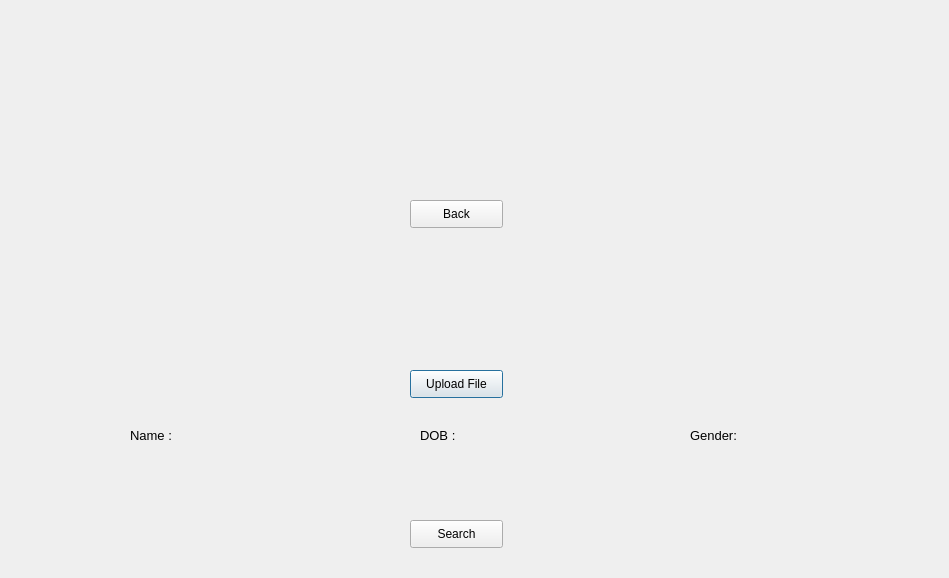
<?xml version="1.0" encoding="UTF-8"?>
<ui version="4.0">
 <class>Dialog</class>
 <widget class="QDialog" name="Dialog">
  <property name="geometry">
   <rect>
    <x>0</x>
    <y>0</y>
    <width>949</width>
    <height>578</height>
   </rect>
  </property>
  <property name="windowTitle">
   <string>Dialog</string>
  </property>
  <widget class="QLabel" name="nameLabel">
   <property name="geometry">
    <rect>
     <x>130</x>
     <y>420</y>
     <width>71</width>
     <height>31</height>
    </rect>
   </property>
   <property name="font">
    <font>
     <pointsize>10</pointsize>
    </font>
   </property>
   <property name="text">
    <string>Name :</string>
   </property>
  </widget>
  <widget class="QPushButton" name="uploadButton">
   <property name="geometry">
    <rect>
     <x>410</x>
     <y>370</y>
     <width>93</width>
     <height>28</height>
    </rect>
   </property>
   <property name="text">
    <string>Upload File</string>
   </property>
  </widget>
  <widget class="QPushButton" name="searchButton">
   <property name="geometry">
    <rect>
     <x>410</x>
     <y>520</y>
     <width>93</width>
     <height>28</height>
    </rect>
   </property>
   <property name="text">
    <string>Search</string>
   </property>
  </widget>
  <widget class="QLabel" name="userImage">
   <property name="geometry">
    <rect>
     <x>100</x>
     <y>70</y>
     <width>221</width>
     <height>261</height>
    </rect>
   </property>
   <property name="text">
    <string/>
   </property>
  </widget>
  <widget class="QLabel" name="gifImage">
   <property name="geometry">
    <rect>
     <x>610</x>
     <y>70</y>
     <width>221</width>
     <height>261</height>
    </rect>
   </property>
   <property name="text">
    <string/>
   </property>
  </widget>
  <widget class="QLabel" name="dobLabel">
   <property name="geometry">
    <rect>
     <x>420</x>
     <y>420</y>
     <width>71</width>
     <height>31</height>
    </rect>
   </property>
   <property name="font">
    <font>
     <pointsize>10</pointsize>
    </font>
   </property>
   <property name="text">
    <string>DOB :</string>
   </property>
  </widget>
  <widget class="QLabel" name="genderLabel">
   <property name="geometry">
    <rect>
     <x>690</x>
     <y>420</y>
     <width>71</width>
     <height>31</height>
    </rect>
   </property>
   <property name="font">
    <font>
     <pointsize>10</pointsize>
    </font>
   </property>
   <property name="text">
    <string>Gender:</string>
   </property>
  </widget>
  <widget class="QLabel" name="nameBox">
   <property name="geometry">
    <rect>
     <x>240</x>
     <y>420</y>
     <width>71</width>
     <height>31</height>
    </rect>
   </property>
   <property name="font">
    <font>
     <pointsize>10</pointsize>
    </font>
   </property>
   <property name="text">
    <string/>
   </property>
  </widget>
  <widget class="QLabel" name="dobBox">
   <property name="geometry">
    <rect>
     <x>500</x>
     <y>420</y>
     <width>71</width>
     <height>31</height>
    </rect>
   </property>
   <property name="font">
    <font>
     <pointsize>10</pointsize>
    </font>
   </property>
   <property name="text">
    <string/>
   </property>
  </widget>
  <widget class="QLabel" name="genderBox">
   <property name="geometry">
    <rect>
     <x>780</x>
     <y>420</y>
     <width>71</width>
     <height>31</height>
    </rect>
   </property>
   <property name="font">
    <font>
     <pointsize>10</pointsize>
    </font>
   </property>
   <property name="text">
    <string/>
   </property>
  </widget>
  <widget class="QPushButton" name="backButton">
   <property name="geometry">
    <rect>
     <x>410</x>
     <y>200</y>
     <width>93</width>
     <height>28</height>
    </rect>
   </property>
   <property name="text">
    <string>Back</string>
   </property>
  </widget>
 </widget>
 <resources/>
 <connections/>
</ui>
